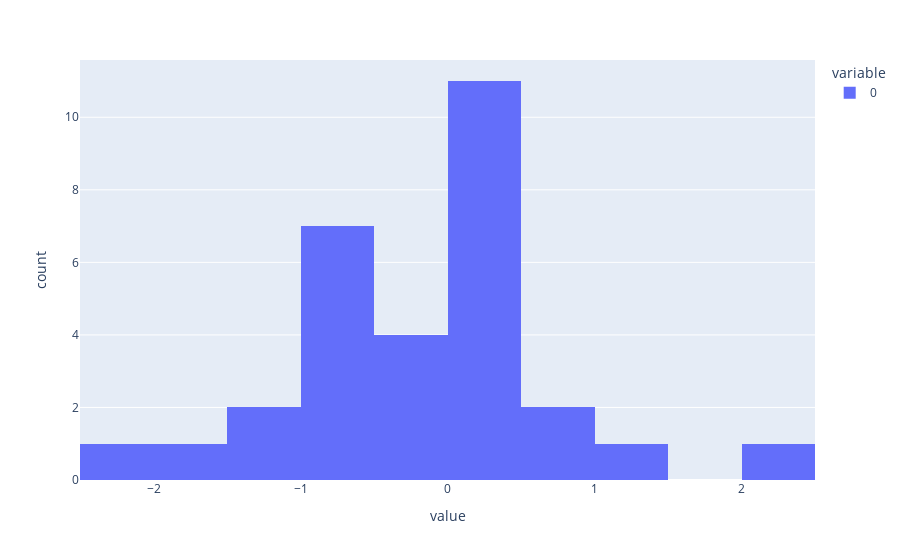

Notebook cell for this chart:
### Code cell
fig = px.histogram(group2,nbins=10)
fig.show()

### Figure 1 — Plotly figure (JSON) as saved in the notebook; plotly's stock layout.template omitted (floating-point values rounded to 4 significant figures)
{"data": [{"alignmentgroup": "True", "bingroup": "x", "hovertemplate": "variable=0<br>value=%{x}<br>count=%{y}<extra></extra>", "legendgroup": "0", "marker": {"color": "#636efa", "pattern": {"shape": ""}}, "name": "0", "nbinsx": 10, "offsetgroup": "0", "orientation": "v", "showlegend": true, "type": "histogram", "x": [-0.726, -0.6848, -1.49, 0.4465, 0.1517, -0.6132, 1.276, -0.5568, 0.2484, -0.5866, -2.22, -1.727, 0.5555, 0.05729, 0.4852, -1.428, 0.3905, 0.493, -0.004131, 0.1852, 0.2472, -0.0557, 0.8427, 0.2147, -0.2083, -0.3459, -0.9034, -0.9285, 2.013, 0.0294], "xaxis": "x", "yaxis": "y"}], "layout": {"barmode": "relative", "legend": {"title": {"text": "variable"}, "tracegroupgap": 0}, "margin": {"t": 60}, "xaxis": {"anchor": "y", "domain": [0, 1], "title": {"text": "value"}}, "yaxis": {"anchor": "x", "domain": [0, 1], "title": {"text": "count"}}}}
